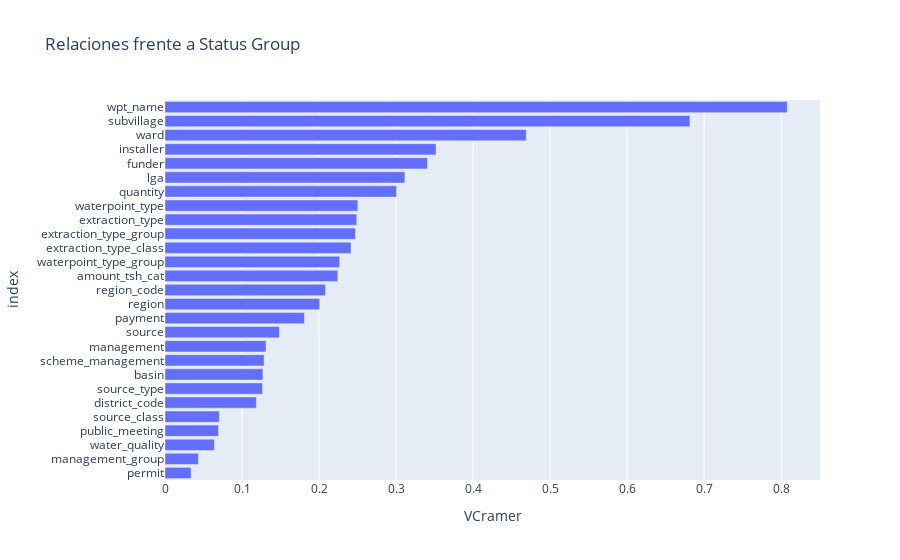

Source (notebook cell):
### Code cell
# Lista de columnas categoricas
cat_cols = data.drop(columns= ['id','status_group']).select_dtypes(include='category').columns.values.tolist()

# DataFrame con los valores de V de Cramer de cada variable
tablaCramer = pd.DataFrame(data[cat_cols].apply(lambda x: cramers_v(x,data['status_group'])),columns=['VCramer'])

# Grafico de los valores 
px.bar(tablaCramer,x=tablaCramer.VCramer,title='Relaciones frente a Status Group').update_yaxes(categoryorder="total ascending").show()

### Figure 1 — Plotly figure (JSON) as saved in the notebook; plotly's stock layout.template omitted (floating-point values rounded to 4 significant figures)
{"data": [{"hovertemplate": "VCramer=%{x}<br>index=%{y}<extra></extra>", "legendgroup": "", "marker": {"color": "#636efa", "pattern": {"shape": ""}}, "name": "", "orientation": "h", "showlegend": false, "textposition": "auto", "type": "bar", "x": [0.2244, 0.3408, 0.3519, 0.808, 0.1272, 0.6816, 0.2009, 0.2084, 0.1187, 0.3115, 0.4691, 0.06943, 0.1287, 0.03389, 0.249, 0.2473, 0.2415, 0.1312, 0.04335, 0.1811, 0.06426, 0.3007, 0.1485, 0.1267, 0.07049, 0.2504, 0.2269], "xaxis": "x", "y": ["amount_tsh_cat", "funder", "installer", "wpt_name", "basin", "subvillage", "region", "region_code", "district_code", "lga", "ward", "public_meeting", "scheme_management", "permit", "extraction_type", "extraction_type_group", "extraction_type_class", "management", "management_group", "payment", "water_quality", "quantity", "source", "source_type", "source_class", "waterpoint_type", "waterpoint_type_group"], "yaxis": "y"}], "layout": {"barmode": "relative", "legend": {"tracegroupgap": 0}, "title": {"text": "Relaciones frente a Status Group"}, "xaxis": {"anchor": "y", "domain": [0, 1], "title": {"text": "VCramer"}}, "yaxis": {"anchor": "x", "categoryorder": "total ascending", "domain": [0, 1], "title": {"text": "index"}}}}
